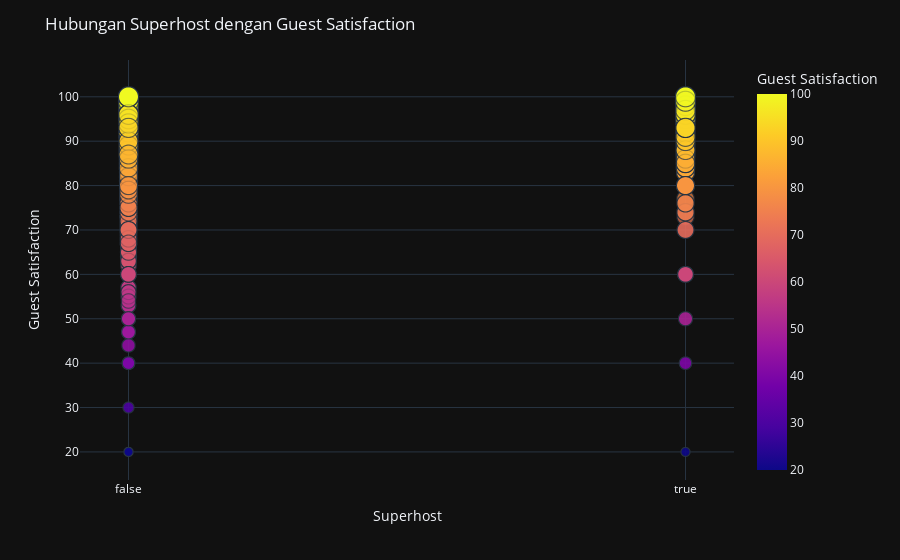

The cell this chart's notebook holds for it:
### Code cell
fig = px.scatter(data_frame = data_airbnb,
                y = 'Guest Satisfaction',
                x='Superhost',
                color = 'Guest Satisfaction',
                size = 'Guest Satisfaction')
fig.update_layout(template = 'plotly_dark', title_text = 'Hubungan Superhost dengan Guest Satisfaction')

### Figure 1 — Plotly figure (JSON) as saved in the notebook; plotly's stock layout.template omitted (floating-point values rounded to 4 significant figures; data arrays with more than 128 entries replaced by an {"elided": "..."} marker saying what was removed)
{"data": [{"hovertemplate": "Superhost=%{x}<br>Guest Satisfaction=%{marker.color}<extra></extra>", "legendgroup": "", "marker": {"color": {"elided": "41714 int values"}, "coloraxis": "coloraxis", "size": {"elided": "41714 int values"}, "sizemode": "area", "sizeref": 0.25, "symbol": "circle"}, "mode": "markers", "name": "", "showlegend": false, "type": "scattergl", "x": {"elided": "41714 bool values"}, "xaxis": "x", "y": {"elided": "41714 int values"}, "yaxis": "y"}], "layout": {"coloraxis": {"colorbar": {"title": {"text": "Guest Satisfaction"}}, "colorscale": [[0, "#0d0887"], [0.1111, "#46039f"], [0.2222, "#7201a8"], [0.3333, "#9c179e"], [0.4444, "#bd3786"], [0.5556, "#d8576b"], [0.6667, "#ed7953"], [0.7778, "#fb9f3a"], [0.8889, "#fdca26"], [1, "#f0f921"]]}, "legend": {"itemsizing": "constant", "tracegroupgap": 0}, "margin": {"t": 60}, "title": {"text": "Hubungan Superhost dengan Guest Satisfaction"}, "xaxis": {"anchor": "y", "domain": [0, 1], "title": {"text": "Superhost"}}, "yaxis": {"anchor": "x", "domain": [0, 1], "title": {"text": "Guest Satisfaction"}}}}
